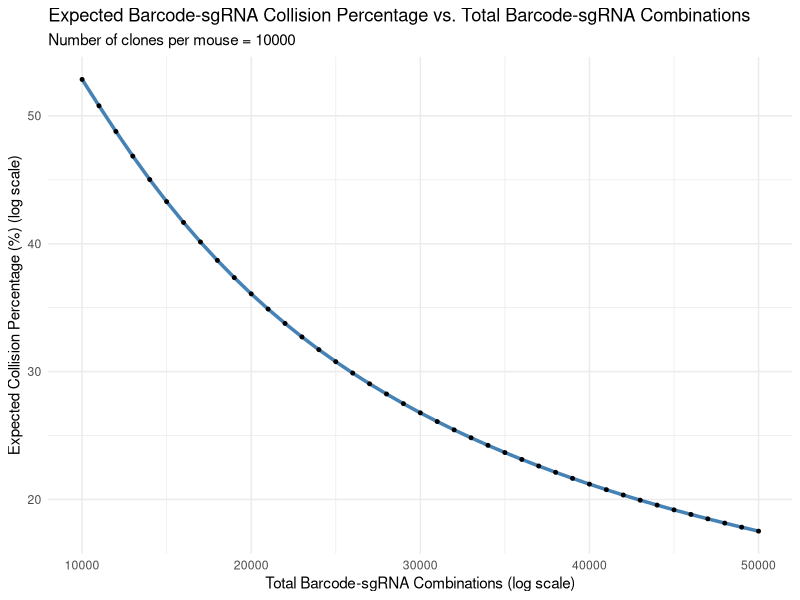
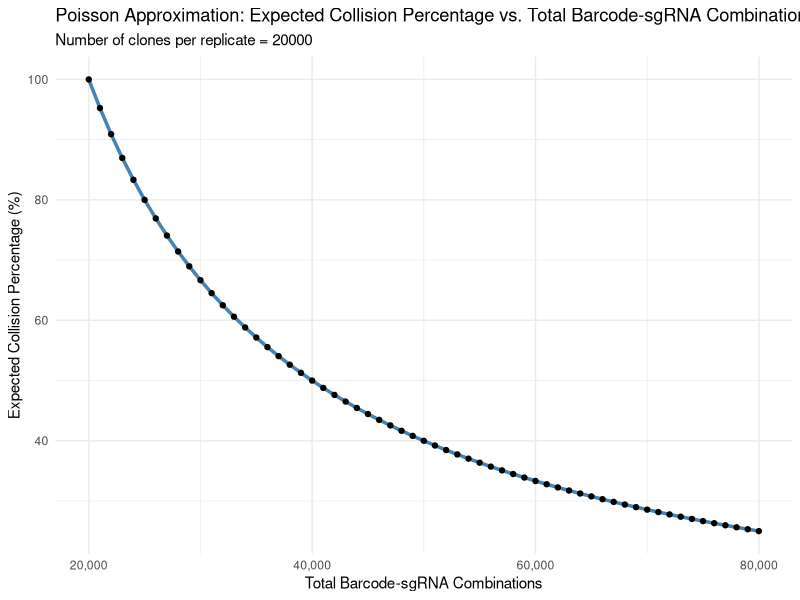
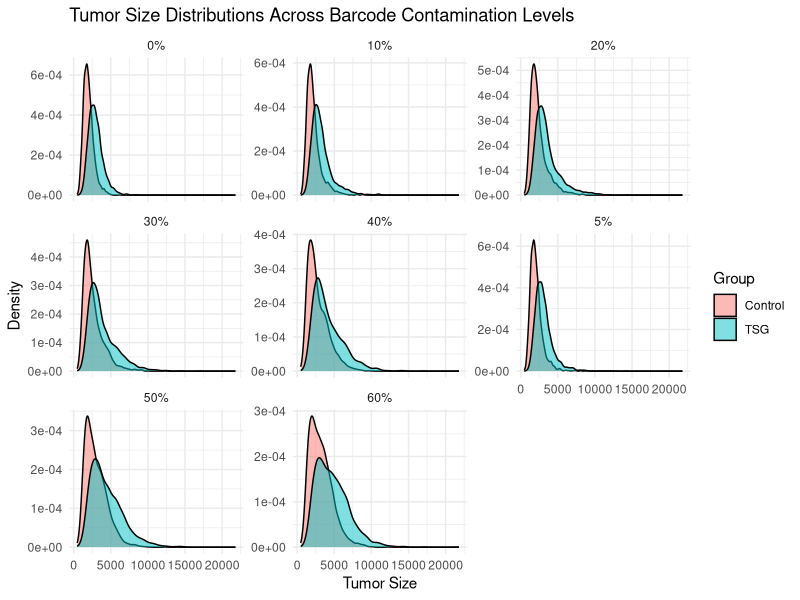

These charts were generated, in order, by the following R code:
## ---- chunk 1
knitr::opts_chunk$set(echo = TRUE)
## ---- chunk 2
library(ggplot2)
## ---- chunk 3
n <- 500000  # Total unique barcode-sgRNA combinations (e.g., total colony count when barcoding plasmid vector)
k <- 15000   # Number of clonal growths per replicate (e.g., number of tumors in a mouse)

prob_no_collision <- 1

for (i in 0:(k - 1)) {
  prob_no_collision <- prob_no_collision * (n - i) / n
}

prob_at_least_one_collision <- 1 - prob_no_collision

print(paste0("The probability of at least one barcode-sgRNA collision is approximately ", prob_at_least_one_collision * 100, "%."))
## ---- chunk 4
# Calculate expected number of collisions using combinatorial approximation
expected_collisions <- choose(k, 2) / n

# Calculate collisions as a percentage of clonal growth in a mouse 
collision_percentage <- (expected_collisions * 2 / k) * 100  # multiply by 2 because each collision involves at least two barcode-sgRNA combinations. Any barocde-sgRNA collision impacts at least 2 tumors from the data. 

# Display results clearly
cat(sprintf("The expected number of barcode-sgRNA collisions is approximately %.2f.\n", expected_collisions))
cat(sprintf("Collisions represent approximately %.4f%% of total barcode-sgRNA combinations transduced.\n", collision_percentage))

## ---- chunk 5
prob_no_clone <- (1 - 1/n)^k  # Probability that none of the barcode-sgRNA collide. 
prob_exactly_one_clone <- (k/n) * (1 - 1/n)^(k - 1)  # Probability that exactly one barcode-sgRNA collide
collision_prob <- 1 - prob_no_clone - prob_exactly_one_clone  # Probability that two or more barcode-sgRNA collide
expected_collision_barcodes <- n * collision_prob  # Expected number of barcode-sgRNA collisions

# Collisions as a percentage of total clonal growths (precise calculation)
collision_percentage <- (expected_collision_barcodes * 2 / k) * 100

# Display precise results
cat(sprintf("Precise calculation (includes higher-order collisions):\n"))
cat(sprintf("The expected number of barcode-sgRNA collisions is approximately %.2f.\n", expected_collision_barcodes))
cat(sprintf("Collisions represent approximately %.4f%% of total clonal growths.\n", collision_percentage))

# the output here will not change much because higher order collisions are very rare. 
## ---- chunk 6
collision_events <- function(n, k) {
  # Probability that a given barcode-sgRNA is NOT chosen by any clone
  prob_no_clone <- (1 - 1/n)^k
  # Probability that a given barcode-sgRNA is chosen by exactly one clone
  prob_exactly_one_clone <- (k/n) * (1 - 1/n)^(k - 1)
  # Probability that a given barcode-sgRNA is chosen by two or more clones (collision)
  collision_prob <- 1 - prob_no_clone - prob_exactly_one_clone
  # Expected number of barcode-sgRNA collisions across all barcode-sgRNA combinations
  expected_collision_events <- n * collision_prob
  # Percentage of collision events relative to total clones
  collision_percentage <- (expected_collision_events * 2 / k) * 100 
  
  return(collision_percentage)
}

## ---- chunk 7
# Parameters
num_clones <- 10000  # Fixed number of clones per replicate
barcode_range <- seq(10000, 50000, by = 1000)  # Range of total barcode-sgRNA combinations

# Calculate expected collision percentages across the barcode range
collision_event_pct <- sapply(barcode_range, collision_events, k = num_clones)

# Create a data frame for plotting
collision_data <- data.frame(
  Total_Barcodes = barcode_range,
  Collision_Percentage = collision_event_pct
)

## ---- chunk 8
ggplot(collision_data, aes(x = Total_Barcodes, y = Collision_Percentage)) +
  geom_line(color = "steelblue", size = 1.2) +
  geom_point(color = "black", size = 1) +
  labs(title = "Expected Barcode-sgRNA Collision Percentage vs. Total Barcode-sgRNA Combinations",
       subtitle = paste("Number of clones per mouse =", num_clones),
       x = "Total Barcode-sgRNA Combinations (log scale)",
       y = "Expected Collision Percentage (%) (log scale)") +
  theme_minimal()

## ---- chunk 9
k <- 15000 # Number of tumor clones per mouse
n <- 500000 # Total number of unique barcode-sgRNA combinations in your experiment

lambda <- choose(k, 2) / n # Expected number of two-clone combinations per barcode-sgRNA

# Probability of no collision P(0), e^(-λ)
p_0 <- exp(-lambda)

prob_at_least_one_collision <- 1 - p_0

cat("Probability of ≥1 collision:", prob_at_least_one_collision, "\n")

## ---- chunk 10
# Function to calculate expected collision percentage using Poisson approximation
poisson_expected_collision <- function(n, k) {
  lambda <- choose(k, 2) / n
  collision_events_pct <- (lambda * 2 / k) * 100
  return(collision_events_pct) # percentage of clones involved in collisions
}
## ---- chunk 11
# Parameters
num_clones <- 20000  # Number of clones per replicate
barcode_range <- seq(20000, 80000, by = 1000)  # Range of barcode-sgRNA combinations

# Calculate expected collision percentages across the barcode range
collision_event_pct <- sapply(barcode_range, poisson_expected_collision, k = num_clones)

# Create a data frame for plotting
poisson_collision_data <- data.frame(
  Total_Barcodes = barcode_range,
  Collision_Percentage = collision_event_pct
)
## ---- chunk 12
ggplot(poisson_collision_data, aes(x = Total_Barcodes, y = Collision_Percentage)) +
  geom_line(color = "steelblue", size = 1.2) +
  geom_point(color = "black", size = 1.5) +
  scale_x_continuous(labels = scales::comma) +
  labs(title = "Poisson Approximation: Expected Collision Percentage vs. Total Barcode-sgRNA Combinations",
       subtitle = paste("Number of clones per replicate =", num_clones),
       x = "Total Barcode-sgRNA Combinations",
       y = "Expected Collision Percentage (%)") +
  theme_minimal()
## ---- chunk 13
# Function to calculate log-normal parameters from desired mean and sd
get_lognorm_params <- function(mean, sd) {
  mu <- log((mean^2) / sqrt(sd^2 + mean^2))
  sigma <- sqrt(log(1 + (sd^2 / mean^2)))
  return(list(mu = mu, sigma = sigma))
}

# Simulate baseline data
simulate_data <- function(n, mean, sd) {
  params <- get_lognorm_params(mean, sd)
  rlnorm(n, meanlog = params$mu, sdlog = params$sigma)
}
## ---- chunk 14
simulate_collision <- function(values, contamination_pct) {
  
  n <- length(values)
  num_to_contaminate <- round(n * contamination_pct)
  
  # Ensure an even number of contaminated values for pairing
  if (num_to_contaminate %% 2 != 0) {
    num_to_contaminate <- num_to_contaminate - 1
  }
  
  if (num_to_contaminate < 2) {
    warning("Contamination percentage too low; no contamination performed.")
    return(values)
  }
  
  # Randomly select indices to contaminate
  contaminated_indices <- sample(seq_len(n), num_to_contaminate, replace = FALSE)
  
  # Pair indices
  paired_indices <- matrix(contaminated_indices, ncol = 2, byrow = TRUE)
  
  contaminated_values <- values
  
  # Merge each pair by summing
  for (i in seq_len(nrow(paired_indices))) {
    idx1 <- paired_indices[i, 1]
    idx2 <- paired_indices[i, 2]
    
    merged_value <- values[idx1] + values[idx2]
    
    # Replace both original values with merged value
    contaminated_values[c(idx1, idx2)] <- merged_value
  }
  
  return(contaminated_values)
}
## ---- chunk 15
# Parameters
num_tumors <- 3000
control_mean <- 2000
control_sd <- 700
tsg_mean <- control_mean * 1.5
tsg_sd <- 1000

# Generate original data
control_values <- simulate_data(num_tumors, control_mean, control_sd)
tsg_values <- simulate_data(num_tumors, tsg_mean, tsg_sd)
## ---- chunk 16
# Define contamination percentages to test
contamination_levels <- c(0, 0.05, 0.1, 0.2, 0.3, 0.4, 0.5, 0.6)
## ---- chunk 17
# Initialize results dataframe
results <- data.frame(
  Contamination_Percent = numeric(),
  Wilcoxon_pvalue = numeric(),
  TSG_Mean = numeric(),
  TSG_SD = numeric(),
  Control_Mean = numeric(),
  Control_SD = numeric()
)

# Initialize plot dataframe
plot_df <- data.frame(
  TumorSize = numeric(),
  Group = character(),
  Contamination = character()
)
## ---- chunk 18
# Loop through contamination levels
for (pct in contamination_levels) {
  num_contaminated <- round(num_tumors * pct)
  
  # Contaminate TSG group
  tsg_contaminated <- tsg_values
  if (num_contaminated > 0) {
    contaminated_indices_tsg <- sample(seq_along(tsg_values), num_contaminated, replace = FALSE)
    tsg_contaminated[contaminated_indices_tsg] <- tsg_contaminated[contaminated_indices_tsg] * 2
  }
  
  # Contaminate Control group similarly
  control_contaminated <- control_values
  if (num_contaminated > 0) {
    contaminated_indices_control <- sample(seq_along(control_values), num_contaminated, replace = FALSE)
    control_contaminated[contaminated_indices_control] <- control_contaminated[contaminated_indices_control] * 2
  }
  
  # Perform Wilcoxon test
  test_result <- wilcox.test(tsg_contaminated, control_contaminated)
  
  # Store summary statistics
  results <- rbind(results, data.frame(
    Contamination_Percent = pct * 100,
    Wilcoxon_pvalue = test_result$p.value,
    TSG_Mean = mean(tsg_contaminated),
    TSG_SD = sd(tsg_contaminated),
    Control_Mean = mean(control_contaminated),
    Control_SD = sd(control_contaminated)
  ))
  
  # Store data for plotting
  plot_df <- rbind(plot_df, data.frame(
    TumorSize = c(tsg_contaminated, control_contaminated),
    Group = rep(c("TSG", "Control"), each = num_tumors),
    Contamination = paste0(pct * 100, "%")
  ))
}
## ---- chunk 19
# Display summary results
print(results)

# Facet-wrapped density plot
ggplot(plot_df, aes(x = TumorSize, fill = Group)) +
  geom_density(alpha = 0.5) +
  facet_wrap(~ Contamination, scales = "free_y") +
  labs(title = "Tumor Size Distributions Across Barcode Contamination Levels",
       x = "Tumor Size",
       y = "Density") +
  theme_minimal()
